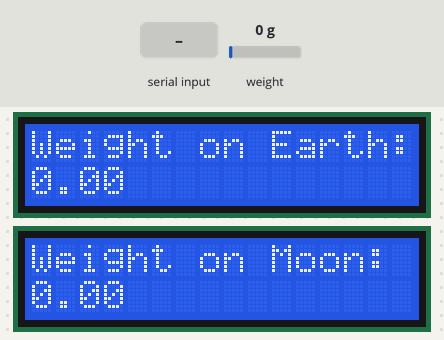
Bench run of a sketch on a simulated Arduino Uno, built with avr-gcc and run on an emulated ATmega328P. On the bench: 2 × 16×2 character LCD. Inputs (shaded band) come from the test bench; at power-on: weight on the scale 0 g. What the sketch prints to the serial monitor is not drawn.

Above: at 3.9 s.
4.0 s: weight on the scale set to 2500 g
At 5.3 s:
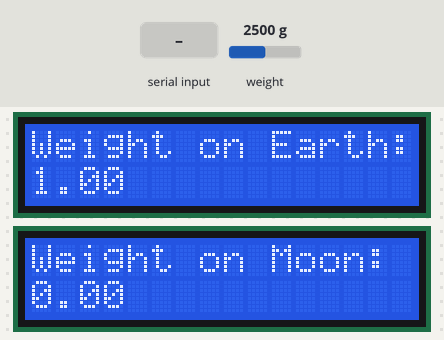
6.9 s: "t" received over Serial
At 8.0 s:
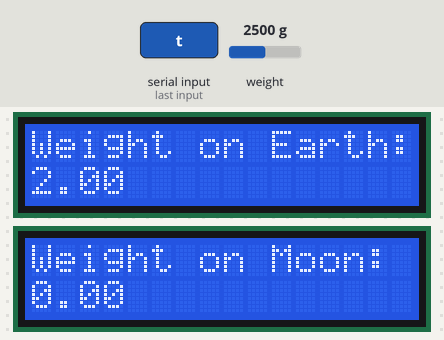
9.9 s: weight on the scale set to 100 g
At 12.8 s:
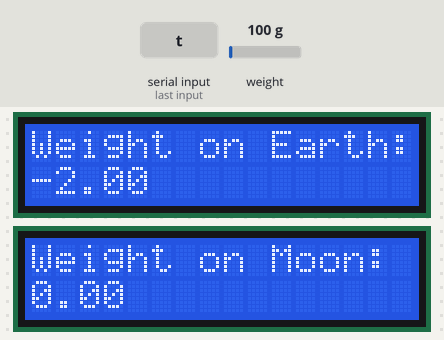
Timing chart, 0 to 14.3 s (numbered marks = the images above; inputs shaded):
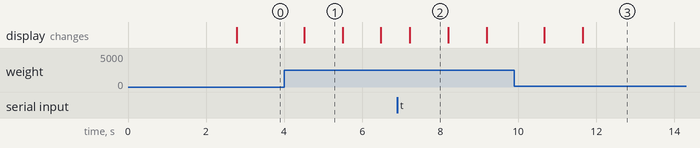

Measured:
- after the input at 4.0 s, the display: changes after 0.51 s (image 1)
- after the input at 6.9 s, the display: changes after 0.32 s (image 2)
- after the input at 9.9 s, the display: first changes after 0.77 s (image 3 shows a later state)
- what the display in image 1 shows lasts 1.0 s, from 4.5 s to 5.5 s

The sketch:

moonV1.ino
```cpp
#include <HX711_ADC.h>
#include <Wire.h>
#include <LiquidCrystal_I2C.h>

// Pins:
const int HX711_dout = 14; // MCU > HX711 dout pin
const int HX711_sck = 15;  // MCU > HX711 sck pin

// HX711 constructor:
HX711_ADC LoadCell(HX711_dout, HX711_sck);

// I2C LCD addresses (change if necessary):
LiquidCrystal_I2C lcd1(0x27, 16, 2); // LCD for Earth weight
LiquidCrystal_I2C lcd2(0x26, 16, 2); // LCD for Moon weight

// Calibration and smoothing parameters:
const float calibrationValue = 24.40; // Calibration value
const int numReadings = 10;           // Number of readings for averaging

// Variables for moving average filter:
float readings[numReadings]; // The readings from the analog input
int readIndex = 0;            // The index of the current reading
float total = 0;              // The running total
float average = 0;            // The average

// Timing variables:
unsigned long t = 0;

void setup() {
  Serial.begin(9600);
  delay(10);
  Serial.println();
  Serial.println("Starting...");

  // Initialize readings to 0:
  for (int thisReading = 0; thisReading < numReadings; thisReading++) {
    readings[thisReading] = 0;
  }

  LoadCell.begin();
  unsigned long stabilizingtime = 2000; // Tare precision can be improved by adding a few seconds of stabilizing time
  boolean _tare = true; // Set this to false if you don't want tare to be performed in the next step
  LoadCell.start(stabilizingtime, _tare);
  if (LoadCell.getTareTimeoutFlag()) {
    Serial.println("Timeout, check MCU>HX711 wiring and pin designations");
  } else {
    LoadCell.setCalFactor(calibrationValue); // Set calibration factor (float)
    Serial.println("Startup is complete");
  }
  while (!LoadCell.update());
  Serial.print("Calibration value: ");
  Serial.println(LoadCell.getCalFactor());
  Serial.print("HX711 measured conversion time ms: ");
  Serial.println(LoadCell.getConversionTime());
  Serial.print("HX711 measured sampling rate HZ: ");
  Serial.println(LoadCell.getSPS());
  Serial.print("HX711 measured settlingtime ms: ");
  Serial.println(LoadCell.getSettlingTime());
  Serial.println("Note that the settling time may increase significantly if you use delay() in your sketch!");
  if (LoadCell.getSPS() < 7) {
    Serial.println("!!Sampling rate is lower than specification, check MCU>HX711 wiring and pin designations");
  } else if (LoadCell.getSPS() > 100) {
    Serial.println("!!Sampling rate is higher than specification, check MCU>HX711 wiring and pin designations");
  }

  // Initialize LCDs:
  lcd1.init();
  lcd1.backlight();
  lcd2.init();
  lcd2.backlight();
}

void loop() {
  static boolean newDataReady = 0;
  const int serialPrintInterval = 200; // Faster update interval

  // Check for new data/start next conversion:
  if (LoadCell.update()) newDataReady = true;

  // Get smoothed value from the dataset:
  if (newDataReady) {
    if (millis() > t + serialPrintInterval) {
      float i = LoadCell.getData();

      // Remove the oldest reading:
      total = total - readings[readIndex];
      // Add the new reading:
      readings[readIndex] = i;
      total = total + readings[readIndex];
      // Advance to the next position in the array:
      readIndex = readIndex + 1;

      // If we're at the end of the array:
      if (readIndex >= numReadings) {
        // ...wrap around to the beginning:
        readIndex = 0;
      }

      // Calculate the average:
      average = total / numReadings;

      // Convert grams to kilograms and round to the nearest whole number
      float weightOnEarthKg = round(average / 1000.0); // Convert grams to kilograms
      float weightOnMoonKg = round((average * 0.165) / 1000.0); // Convert grams to kilograms

      // Display weights on LCDs:
      lcd1.clear();
      lcd1.setCursor(0, 0);
      lcd1.print("Weight on Earth:");
      lcd1.setCursor(0, 1);
      lcd1.print(weightOnEarthKg); // Whole number

      lcd2.clear();
      lcd2.setCursor(0, 0);
      lcd2.print("Weight on Moon:");
      lcd2.setCursor(0, 1);
      lcd2.print(weightOnMoonKg); // Whole number

      // Display approximate weights:
      if (average > 200 && average <= 300) {
        Serial.println("Approximate Weight: 250 grams");
      } else if (average > 450 && average <= 550) {
        Serial.println("Approximate Weight: 500 grams");
      } else if (average > 700 && average <= 800) {
        Serial.println("Approximate Weight: 750 grams");
      }

      newDataReady = 0;
      t = millis();
    }
  }

  // Receive command from serial terminal, send 't' to initiate tare operation:
  if (Serial.available() > 0) {
    char inByte = Serial.read();
    if (inByte == 't') LoadCell.tareNoDelay();
  }

  // Check if last tare operation is complete:
  if (LoadCell.getTareStatus() == true) {
    Serial.println("Tare complete");
  }
}
```
